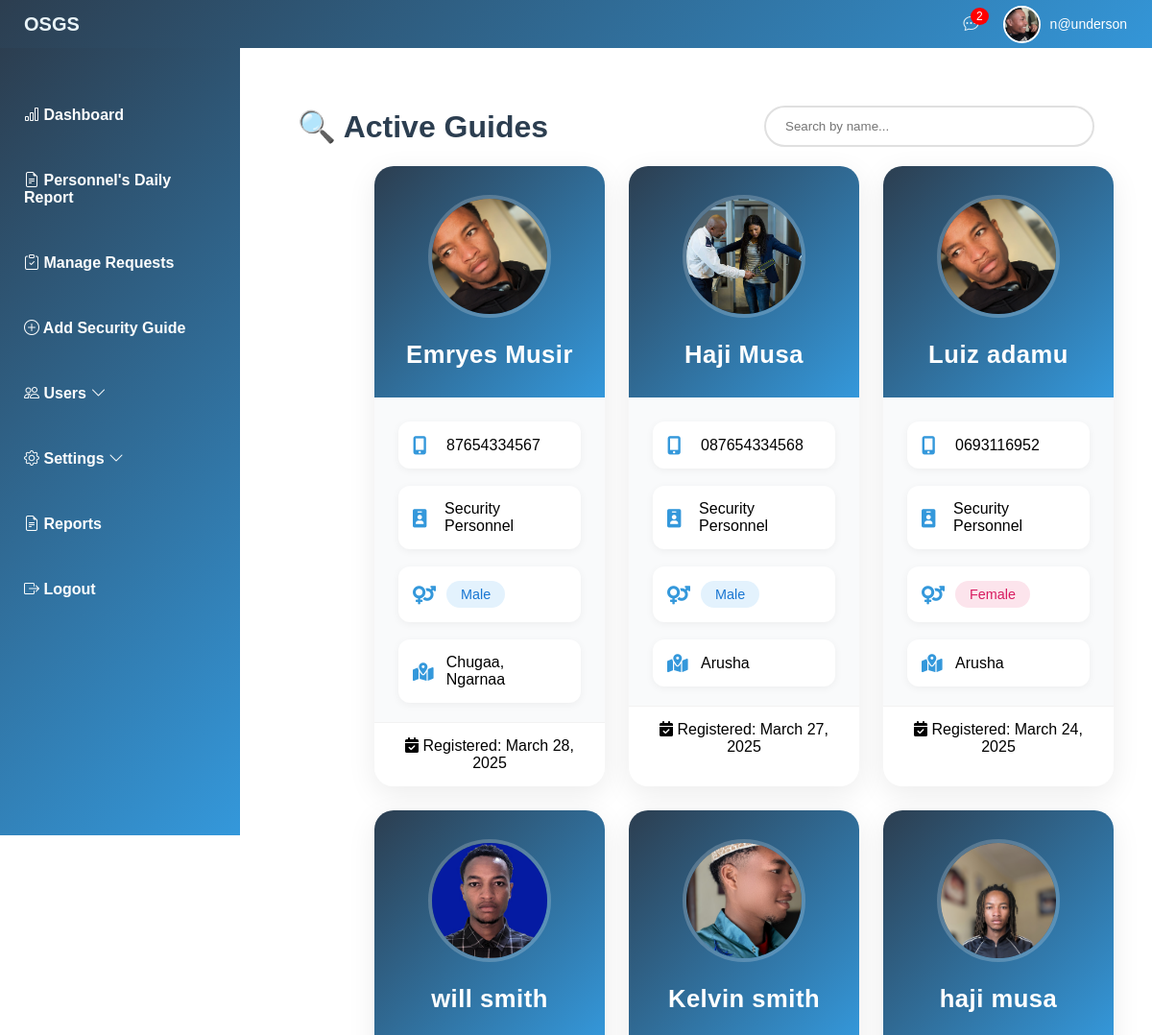
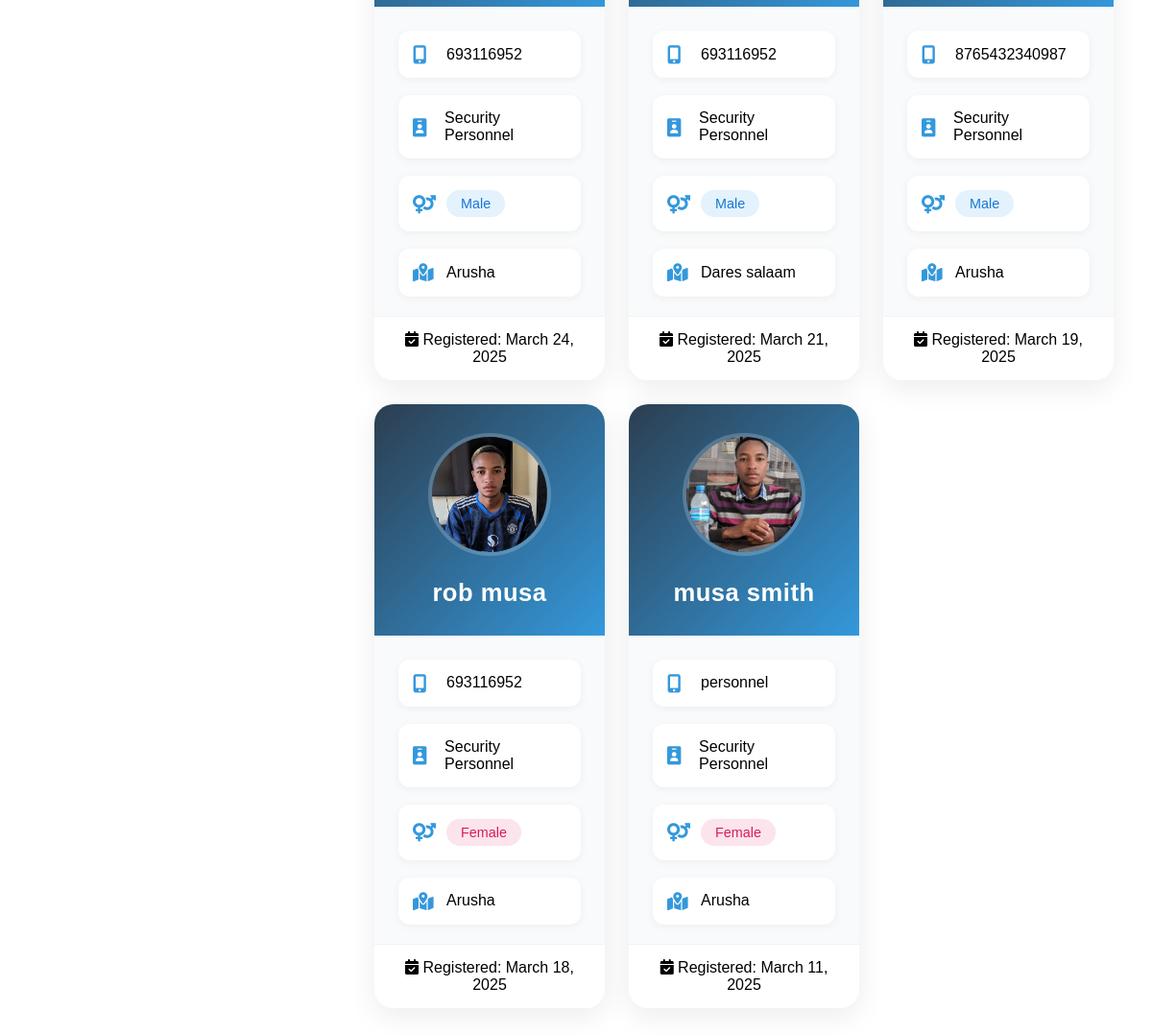
The app's page /admin/view_guides.php (signed in) with its own data (2 pictures, top to bottom).
### tables this page shows
CREATE TABLE `hiring_requests` (
  `BookingNumber` int(20) NOT NULL,
  `id` int(11) NOT NULL,
  `first_name` varchar(100) DEFAULT NULL,
  `last_name` varchar(100) DEFAULT NULL,
  `email` varchar(100) DEFAULT NULL,
  `phone` varchar(20) DEFAULT NULL,
  `requirement_number` int(11) DEFAULT NULL,
  `shift` varchar(50) DEFAULT NULL,
  `gender` varchar(20) DEFAULT NULL,
  `address` text DEFAULT NULL,
  `created_at` timestamp NOT NULL DEFAULT current_timestamp(),
  `requested_date` timestamp NOT NULL DEFAULT current_timestamp(),
  `status` enum('Pending','Approved','Rejected') DEFAULT 'Pending',
  `role` varchar(22) NOT NULL DEFAULT 'personnel',
  `registration_date` date DEFAULT NULL,
  `id_type` varchar(50) DEFAULT NULL,
  `id_number` varchar(50) DEFAULT NULL,
  `id_image` varchar(255) DEFAULT NULL,
  `password` varchar(255) DEFAULT NULL,
  `first_login` tinyint(1) DEFAULT 1,
  `token_display` varchar(255) NOT NULL
);

### admin/view_guides.php (the view, shortened to what this page needs)
<?php include 'header.php'; ?>
<?php include '../db_connection.php'; ?>
<div class="content-header">
    <h2>🔍 Active Guides</h2>
    <div class="search-container">
        <input type="text" id="searchInput" placeholder="Search by name..." class="search-box">
    </div>
</div>
<div class="personnel-grid">
    <?php
    $query = "SELECT
                id,
                CONCAT(first_name, ' ', last_name) AS fullname,
                phone,
                role,
                gender,
                address,
                registration_date,
                id_image
              FROM hiring_requests
              WHERE role = 'personnel'
              AND status = 'Approved'
              ORDER BY registration_date DESC";
    $result = mysqli_query($conn, $query);
    if(mysqli_num_rows($result) > 0) {
        while($row = mysqli_fetch_assoc($result)) {
            $genderClass = strtolower($row['gender']);
    ?>
    <div class="personnel-card" data-name="<?= htmlspecialchars(strtolower($row['fullname'])) ?>">
        <div class="card-header">
            <?php if(!empty($row['id_image'])): ?>
            <img src="./<?= htmlspecialchars($row['id_image']) ?>"
                 alt="<?= htmlspecialchars($row['fullname']) ?>"
                 class="id-photo">
            <?php else: ?>
            <div class="id-photo placeholder">
                <i class="fas fa-user-circle"></i>
            </div>
            <?php endif; ?>
            <h3 class="personnel-name"><?= htmlspecialchars($row['fullname']) ?></h3>
        </div>
        <div class="card-body">
            <div class="detail-item">
                <i class="fas fa-mobile-alt"></i>
                <div><?= htmlspecialchars($row['phone']) ?></div>
            </div>
            <div class="detail-item">
                <i class="fas fa-id-badge"></i>
                <div>Security <?= htmlspecialchars(ucfirst($row['role'])) ?></div>
            </div>
            <div class="detail-item">
                <i class="fas fa-venus-mars"></i>
                <span class="status-chip <?= $genderClass ?>">
                    <?= htmlspecialchars(ucfirst($row['gender'])) ?>
                </span>
            </div>
            <div class="detail-item">
                <i class="fas fa-map-marked-alt"></i>
                <div><?= htmlspecialchars($row['address']) ?></div>
            </div>
            <div class="registration-date">
                <i class="fas fa-calendar-check"></i>
                Registered: <?= date('F j, Y', strtotime($row['registration_date'])) ?>
            </div>
        </div>
    </div>
    <?php
        }
    } ?>
</div>
<?php include 'footer.php'; ?>

### admin/header.php (shortened to what this page needs)
<?php
include '../db_connection.php';
$userId = $_SESSION['user_id'];
$stmt = $conn->prepare("SELECT email, id_image FROM hiring_requests WHERE id = ?");
$stmt->bind_param("i", $userId);
$stmt->execute();
$result = $stmt->get_result();
$user = $result->fetch_assoc();
$profileImage = !empty($user['id_image']) ? $user['id_image'] : "default-avatar.jpg";
$pendingStmt = $conn->prepare("SELECT COUNT(*) as pending_count FROM hiring_requests WHERE status = 'pending'");
$pendingStmt->execute();
$pendingResult = $pendingStmt->get_result();
$pendingRequests = $pendingResult->fetch_assoc()['pending_count'];
?>
<!DOCTYPE html>
<html lang="en">
<head>
    <link rel="stylesheet" href="styles.css">
    <link rel="stylesheet" href="https://cdnjs.cloudflare.com/ajax/libs/font-awesome/6.0.0/css/all.min.css">
    <link rel="stylesheet" href="https://cdn.jsdelivr.net/npm/bootstrap-icons/font/bootstrap-icons.css">
</head>
<body>
<header class="admin-header">
    <span class="logo">OSGS</span>
    <div class="header-right">
        <div class="notification-icon">
            <i class="bi bi-chat-dots"></i>
            <span class="badge"><?php echo $pendingRequests; ?></span>
        </div>
        <div class="user-profile">
            <img src="<?php echo $profileImage; ?>" alt="User" class="user-image">
            <span class="user-email"><?php echo htmlspecialchars($user['email']); ?></span>
        </div>
    </div>
</header>
<nav class="admin-sidebar">
<ul>
        <li><a href="dashboard.php"><i class="bi bi-bar-chart"></i> Dashboard</a></li>
        <li><a href="daily_report.php"><i class="bi bi-file-earmark-text"></i>  Personnel's Daily Report</a></li>
        <li><a href="hiring_request.php"><i class="bi bi-clipboard-check"></i> Manage Requests</a></li>
        <li><a href="add_security_guide.php"><i class="bi bi-plus-circle"></i> Add Security Guide</a></li>
        <li>
            <a href="#"><i class="bi bi-people"></i> Users <i class="bi bi-chevron-down"></i></a>
        </li>
        <li>
            <a href="#"><i class="bi bi-gear"></i> Settings <i class="bi bi-chevron-down"></i></a>
        </li>
        <li><a href="reports.php"><i class="bi bi-file-earmark-text"></i> Reports</a></li>
        <li><a href="logout.php"><i class="bi bi-box-arrow-right"></i> Logout</a></li>
    </ul>
</nav>
<div class="admin-content">

### admin/footer.php
</div>
</body>
</html>

### admin/styles.css (style rules this page uses)
body { margin: 0; padding: 0; font-family: Arial, sans-serif; display: flex; }
.logo { font-size: 20px; font-weight: bold; }
.admin-header { background: linear-gradient(135deg, #2c3e50 0%, #3498db 100%); color: rgb(233, 244, 248); display: flex; align-items: center; padding: 15px; position: fixed; width: 100%; height: 20px; top: 0; left: 0; z-index: 1000; }
.logo { font-size: 20px; font-weight: bold; margin-left: 10px; }
.header-right { display: flex; align-items: center; gap: 25px; margin-left: auto; }
.notification-icon { position: relative; cursor: pointer; }
.badge { position: absolute; top: -8px; right: -10px; background: red; color: white; border-radius: 50%; padding: 2px 6px; font-size: 12px; }
.user-profile { display: flex; align-items: center; gap: 10px; }
.user-image { width: 35px; height: 35px; border-radius: 50%; object-fit: cover; border: 2px solid white; }
.user-email { color: white; font-size: 14px; }
.admin-sidebar { width: 250px; height: 100vh; background: linear-gradient(135deg, #2c3e50 0%, #3498db 100%); color: #fff; position: fixed; left: 0; top: 50px; padding-top: 20px; transition: 0.3s; z-index: 999; overflow-y: auto; }
.admin-sidebar ul { list-style: none; padding: 0; }
.admin-sidebar ul li { padding: 15px; }
.admin-sidebar ul li a { color: rgb(252, 253, 253); text-decoration: none; font-weight: bolder; display: block; padding: 10px; }
.admin-content { margin-left: 250px; padding: 20px; margin-top: 60px; transition: 0.3s; }

### admin/view_guides.php (style rules this page uses)
.personnel-grid { display: grid; grid-template-columns: repeat(auto-fill, minmax(300px, 1fr)); gap: 25px; padding: 20px; max-width: 1200px; }
.personnel-card { background: #ffffff; border-radius: 15px; box-shadow: 0 6px 20px rgba(0,0,0,0.06); transition: all 0.3s cubic-bezier(0.4, 0, 0.2, 1); }
.card-header { padding: 20px; }
.id-photo { width: 100px; height: 100px; border-width: 3px; }
.personnel-name { font-size: 1.4em; }
.personnel-card { background: #ffffff; border-radius: 20px; box-shadow: 0 8px 30px rgba(0,0,0,0.08); overflow: hidden; transition: all 0.3s cubic-bezier(0.4, 0, 0.2, 1); cursor: pointer; position: relative; }
.card-header { background: linear-gradient(135deg, #2c3e50 0%, #3498db 100%); padding: 30px 20px; text-align: center; position: relative; }
.id-photo { width: 120px; height: 120px; border-radius: 50%; border: 4px solid rgba(255,255,255,0.2); object-fit: cover; margin-bottom: 20px; transition: all 0.3s ease; }
.personnel-name { color: white; margin: 0; font-size: 1.6em; font-weight: 600; letter-spacing: 0.5px; }
.card-body { padding: 25px; background: #f9fafb; }
.detail-item { display: flex; align-items: center; margin-bottom: 18px; padding: 15px; background: white; border-radius: 12px; box-shadow: 0 2px 8px rgba(0,0,0,0.05); }
.detail-item i { width: 35px; font-size: 1.2em; color: #3498db; }
.status-chip { padding: 6px 15px; border-radius: 20px; font-size: 0.9em; font-weight: 500; display: inline-flex; align-items: center; }
.male { background: #e3f2fd; color: #1976d2; }
.female { background: #fce4ec; color: #d81b60; }
.registration-date { text-align: center; padding: 15px; background: white; margin: 20px -25px -25px; border-top: 1px solid rgba(0,0,0,0.05); }
.content-header { display: flex; justify-content: space-between; align-items: center; padding: 30px 40px 0; max-width: 1500px; margin: 0 auto; }
.content-header h2 { font-size: 2em; color: #2c3e50; margin: 0; }
.search-box { padding: 12px 20px; border: 2px solid #e0e0e0; border-radius: 30px; width: 300px; transition: all 0.3s ease; }
@media (min-width: 1024px) { .personnel-grid { grid-template-columns: repeat(3, 1fr); margin-left:100px; } }

### records on screen
hiring_requests: id_image (picture), email "n@underson"
hiring_requests: id_image (picture), fullname "Emryes Musir", phone "87654334567", role "Personnel", gender "Male", address "Chugaa, Ngarnaa", registration_date "March 28, 2025"
hiring_requests: id_image (picture), fullname "Haji Musa", phone "087654334568", role "Personnel", gender "Male", address "Arusha", registration_date "March 27, 2025"
hiring_requests: id_image (picture), fullname "Luiz adamu", phone "0693116952", role "Personnel", gender "Female", address "Arusha", registration_date "March 24, 2025"
hiring_requests: id_image (picture), fullname "will smith", phone "693116952", role "Personnel", gender "Male", address "Arusha", registration_date "March 24, 2025"
hiring_requests: id_image (picture), fullname "Kelvin smith", phone "693116952", role "Personnel", gender "Male", address "Dares salaam", registration_date "March 21, 2025"
hiring_requests: id_image (picture), fullname "haji musa", phone "8765432340987", role "Personnel", gender "Male", address "Arusha", registration_date "March 19, 2025"
hiring_requests: id_image (picture), fullname "rob musa", phone "693116952", role "Personnel", gender "Female", address "Arusha", registration_date "March 18, 2025"
hiring_requests: id_image (picture), fullname "musa smith", phone "personnel", role "Personnel", gender "Female", address "Arusha", registration_date "March 11, 2025"

### other values on screen
$pendingRequests "2"
